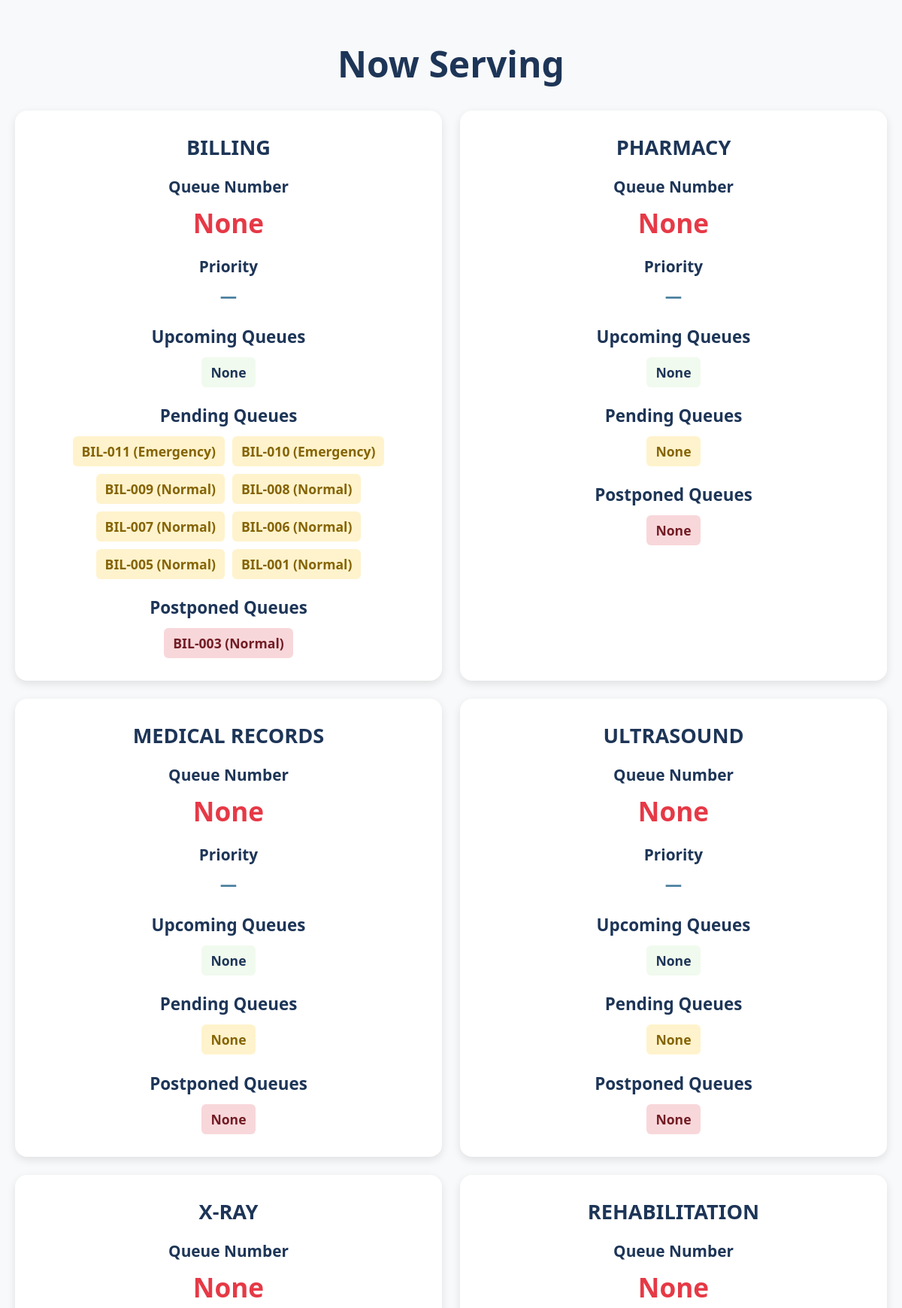
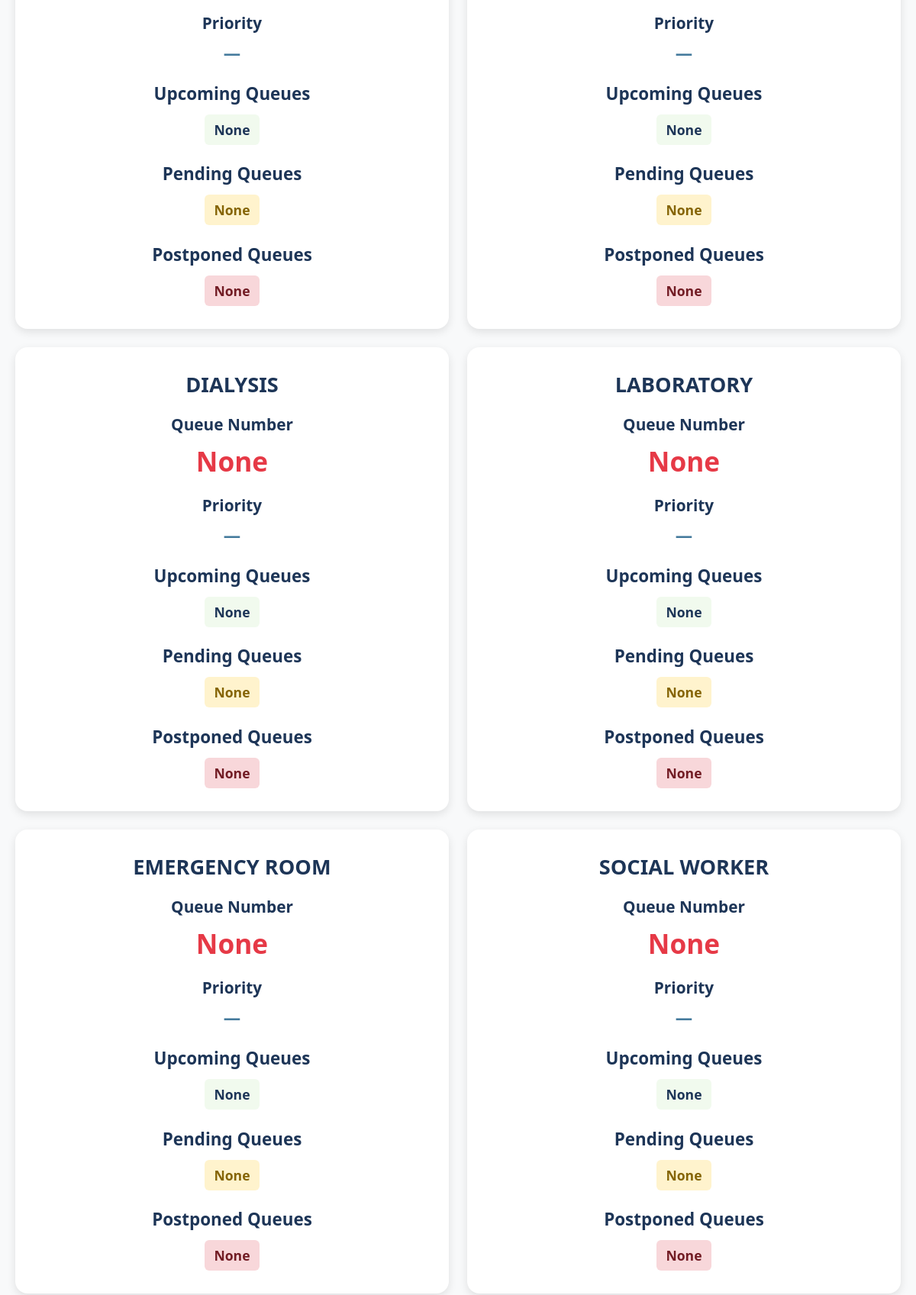
/queue_display_user.php (upper part), run on the app's committed database (2 pictures, top to bottom).
### tables this page shows
CREATE TABLE `departments` (
  `dept_id` int(11) NOT NULL,
  `name` varchar(255) DEFAULT NULL,
  `description` text DEFAULT NULL,
  `date_created` datetime DEFAULT current_timestamp()
);

CREATE TABLE `queues` (
  `qid` int(11) NOT NULL,
  `queue_num` varchar(20) NOT NULL,
  `status` enum('waiting','in-progress','completed','postponed','pending') DEFAULT 'waiting',
  `service_name` varchar(100) NOT NULL,
  `priority` enum('Normal','Emergency','PWD','Senior Citizen','Pregnant','Red Flag') DEFAULT 'Normal',
  `department_id` int(11) NOT NULL,
  `announcement_count` int(11) NOT NULL,
  `was_postponed` tinyint(4) NOT NULL DEFAULT 0,
  `created_at` datetime DEFAULT current_timestamp(),
  `updated_at` datetime DEFAULT current_timestamp() ON UPDATE current_timestamp(),
  `created_by` int(11) NOT NULL
);

### queue_display_user.php (the view, shortened to what this page needs)
<?php
require('lib/conn.php');
$departmentsStmt = $conn->prepare("SELECT * FROM departments WHERE dept_id NOT IN (9, 10, 11, 12)");
$departmentsStmt->execute();
$departments = $departmentsStmt->fetchAll();
$queues = [];
foreach ($departments as $department) {
    $currentStmt = $conn->prepare("
        SELECT * FROM queues
        WHERE status = 'in-progress' AND department_id = :dept_id
        ORDER BY
            CASE
                WHEN priority = 'Red Flag' THEN 0
                 WHEN priority = 'Emergency' THEN 1
                WHEN priority IN ('PWD', 'Senior Citizen', 'Pregnant') THEN 2
                ELSE 3
            END,
            CAST(SUBSTRING(queue_num, 3) AS UNSIGNED) ASC
        LIMIT 1
    ");
    $currentStmt->execute(['dept_id' => $department['dept_id']]);
    $currentQueue = $currentStmt->fetch();
    $upcomingSql = "
    SELECT *
    FROM queues
    WHERE status = 'waiting'
    AND department_id = :dept_id
    ORDER BY
            CASE
                WHEN priority = 'Red Flag' THEN 0
                 WHEN priority = 'Emergency' THEN 1
                WHEN priority IN ('PWD', 'Senior Citizen', 'Pregnant') THEN 2
                ELSE 3
            END,
       created_at ASC
    ";
    $upcomingStmt = $conn->prepare($upcomingSql);
    $upcomingStmt->execute(['dept_id' => $department['dept_id']]);
    $upcomingQueues = $upcomingStmt->fetchAll();
    $pendingStmt = $conn->prepare("
        SELECT * FROM queues
        WHERE status = 'pending' AND department_id = :dept_id
        ORDER BY
            CASE
                WHEN priority = 'emergency' THEN 0
                WHEN priority IN ('PWD', 'Senior_Citizen', 'pregnant') THEN 1
                ELSE 2
            END,
            updated_at DESC
    ");
    $pendingStmt->execute(['dept_id' => $department['dept_id']]);
    $pendingQueues = $pendingStmt->fetchAll();
    $postponedStmt = $conn->prepare("
        SELECT * FROM queues
        WHERE status = 'postponed' AND department_id = :dept_id
        ORDER BY updated_at DESC
    ");
    $postponedStmt->execute(['dept_id' => $department['dept_id']]);
    $postponedQueues = $postponedStmt->fetchAll();
    $queues[] = [
        'department' => $department,
        'currentQueue' => $currentQueue,
        'upcomingQueues' => $upcomingQueues,
        'pendingQueues' => $pendingQueues,
        'postponedQueues' => $postponedQueues
    ];
}
?>
<!DOCTYPE html>
<html lang="en">
<head>
</head>
<body>
  <div class="display-container">
    <h1>Now Serving</h1>
    <div class="cards-wrapper">
      <?php foreach ($queues as $queueData): ?>
        <div class="queue-card">
          <div class="department-name"><?= strtoupper(htmlspecialchars($queueData['department']['name'])) ?></div>
          <div class="queue-label">Queue Number</div>
          <div class="queue-value">
            <?= $queueData['currentQueue']
              ? htmlspecialchars($queueData['currentQueue']['queue_num'])
              : 'None'; ?>
          </div>
          <div class="queue-label">Priority</div>
          <div class="priority">
            <?= $queueData['currentQueue']
              ? ucfirst($queueData['currentQueue']['priority'])
              : '—'; ?>
          </div>
          <div class="queue-section">
            <h3>Upcoming Queues</h3>
            <div class="queue-list">
              <?php if (count($queueData['upcomingQueues']) === 0): ?>
                <div class="queue-item">None</div>
              <?php endif; ?>
            </div>
          </div>
          <div class="queue-section">
            <h3>Pending Queues</h3>
            <div class="queue-list">
              <?php if (count($queueData['pendingQueues']) === 0): ?>
                <div class="queue-item pending-item">None</div>
              <?php else: ?>
                <?php foreach ($queueData['pendingQueues'] as $q): ?>
                  <div class="queue-item pending-item">
                    <?= htmlspecialchars($q['queue_num']) ?> (<?= ucfirst($q['priority']) ?>)
                  </div>
                <?php endforeach; ?>
              <?php endif; ?>
            </div>
          </div>
          <div class="queue-section">
            <h3>Postponed Queues</h3>
            <div class="queue-list">
              <?php if (count($queueData['postponedQueues']) === 0): ?>
                <div class="queue-item postponed-item">None</div>
              <?php else: ?>
                <?php foreach ($queueData['postponedQueues'] as $q): ?>
                  <div class="queue-item postponed-item">
                    <?= htmlspecialchars($q['queue_num']) ?> (<?= ucfirst($q['priority']) ?>)
                  </div>
                <?php endforeach; ?>
              <?php endif; ?>
            </div>
          </div>
        </div>
      <?php endforeach; ?>
    </div>
  </div>
</body>
</html>

### queue_display_user.php (style rules this page uses)
* { box-sizing: border-box; }
body { margin: 0; font-family: 'Segoe UI', sans-serif; background-color: #f8f9fa; }
.display-container { padding: 20px; max-width: 1400px; margin: 0 auto; text-align: center; }
h1 { font-size: 3rem; color: #1d3557; font-weight: bold; margin-bottom: 30px; }
.cards-wrapper { display: grid; grid-template-columns: repeat(auto-fill, minmax(380px, 1fr)); gap: 24px; justify-content: center; }
.queue-card { background-color: white; border-radius: 16px; box-shadow: 0 4px 12px rgba(0, 0, 0, 0.1); padding: 30px 20px; text-align: center; }
.department-name { font-size: 1.7rem; color: #1d3557; font-weight: 700; margin-bottom: 20px; }
.queue-label { font-size: 1.3rem; color: #1d3557; font-weight: 600; margin-bottom: 10px; }
.queue-value { font-size: 2.2rem; color: #e63946; font-weight: bold; margin-bottom: 20px; word-wrap: break-word; }
.priority { font-size: 1.4rem; color: #457b9d; font-weight: 600; margin-bottom: 20px; }
.queue-section { margin-top: 20px; }
.queue-section h3 { font-size: 1.4rem; color: #1d3557; margin-bottom: 12px; }
.queue-list { display: flex; flex-wrap: wrap; gap: 10px; justify-content: center; }
.queue-item { background-color: #f1faee; color: #1d3557; font-size: 1.1rem; padding: 8px 12px; border-radius: 6px; font-weight: 600; }
.pending-item { background-color: #fff3cd; color: #856404; }
.postponed-item { background-color: #f8d7da; color: #721c24; }

### data on the page
departments: name "BILLING"
queues: queue_num "BIL-011", priority "Emergency"
queues: queue_num "BIL-010", priority "Emergency"
queues: queue_num "BIL-009", priority "Normal"
queues: queue_num "BIL-008", priority "Normal"
queues: queue_num "BIL-007", priority "Normal"
queues: queue_num "BIL-006", priority "Normal"
queues: queue_num "BIL-005", priority "Normal"
queues: queue_num "BIL-001", priority "Normal"
queues: queue_num "BIL-003", priority "Normal"
departments: name "PHARMACY", shows "None"
departments: name "MEDICAL RECORDS", shows "None"
departments: name "ULTRASOUND", shows "None"
departments: name "X-RAY", shows "None"
departments: name "REHABILITATION", shows "None"
departments: name "DIALYSIS", shows "None"
departments: name "LABORATORY", shows "None"
departments: name "EMERGENCY ROOM", shows "None"
departments: name "SOCIAL WORKER", shows "None"
